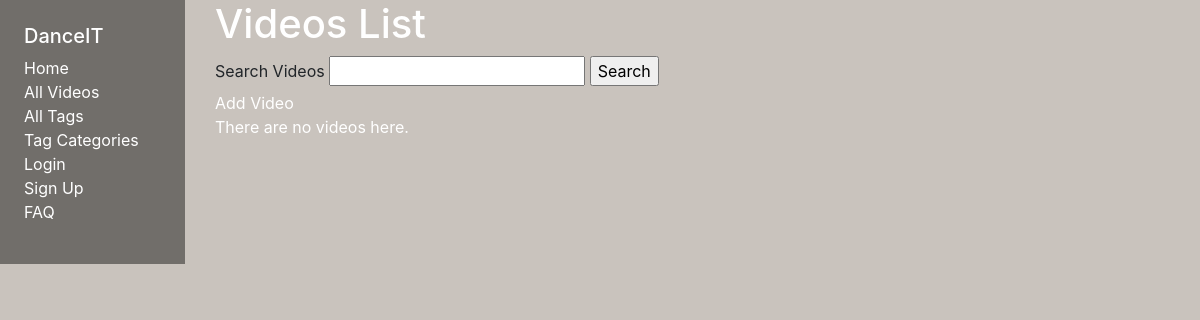
Before: /main/videos/ with the older database file.
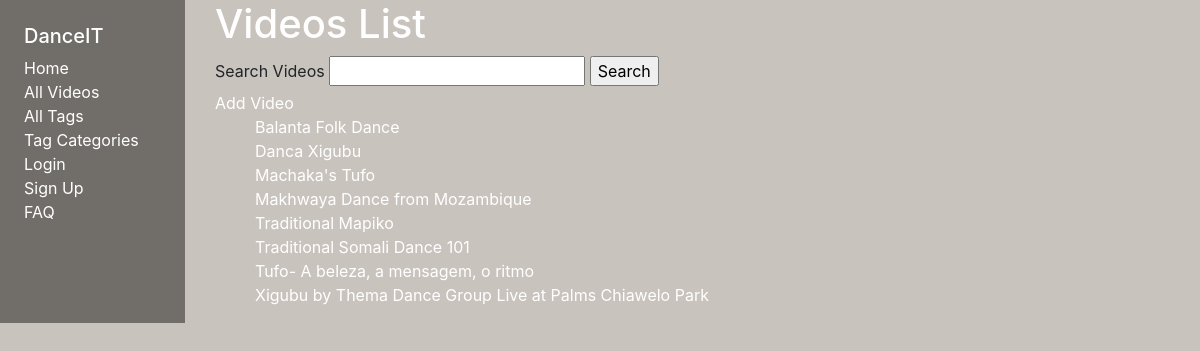
After: the same page with the newer database file.
### main/models.py (models this page shows, shortened)
class Video(models.Model):
  name = models.CharField(max_length=100)
  url = models.URLField()
  """Local time used because users will be all over the world"""
  tags = models.ManyToManyField("Tag", blank=True)
  user = models.ForeignKey(
      User, on_delete=models.SET_NULL, null=True, blank=True)
  class Meta:
      ordering = ['name']
  def get_absolute_url(self):
    return reverse('video-detail', args=[str(self.id)])

### main/views.py (the view)
# urls.py: path('videos/', views.VideoListView.as_view(), name='videos'),
class VideoListView(generic.ListView): # View class that gets and displays video list.
    model = Video
    paginate_by = 10
    def get_queryset(self): #Filter results by input query.
      query = self.request.GET.get('query', None)
      if query:
        return Video.objects.filter(name__icontains=query)
      else:
        return Video.objects.all()

### main/templates/main/video_list.html
{% extends "base_generic.html" %}
{% load filters %}
{% block content %}
<h1>Videos List</h1>
<form action="." method="get">
  <label for="query">Search Videos</label>
  <input type="text" name="query" id="query">
  <input type="submit" value="Search">
</form>
<a href="{% url 'video_create'%}">Add Video</a>
{% if video_list %}
<ul>
  {% for video in video_list %}
  <li>
    <a href="{{ video.get_absolute_url }}">{{ video.name }}</a>
  </li>
  {% endfor %}
</ul>
{% else %}
<p>There are no videos here.</p>
{% endif %}
{% endblock %}

Changed rows visible on the page:
added Video: name "Balanta Folk Dance"
added Video: name "Danca Xigubu"
added Video: name "Machaka's Tufo"
added Video: name "Makhwaya Dance from Mozambique"
added Video: name "Traditional Mapiko"
added Video: name "Traditional Somali Dance 101"
added Video: name "Tufo- A beleza, a mensagem, o ritmo"
added Video: name "Xigubu by Thema Dance Group Live at Palms Chiawelo Park"
Other visible differences:
text no longer shown: "There are no videos here."
